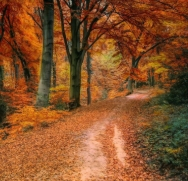
#> input picture assets/style_samples/Autumn Leaves.jpeg, 188 x 181 px
$ python -i image_processing.py   (imports and definitions only)   (older library calls are emulated)
#> lines starting #> are read from the running program, lines starting #| are printed output that depends on the picture
#> further down, picture is the input picture: shape (181, 188, 3); mean B, G, R 41.5, 80.5, 133.2
import base64
import io
import os
import uuid

import cv2
import numpy as np
import streamlit as st
from PIL import Image, ImageEnhance, ImageFilter, ImageOps
from streamlit.components.v1 import html as components_html

from utils.cartoonization import (
    CartoonParams,
    create_classic_cartoon,
    compare_original_and_cartoon,
    create_base_cartoon_effect,
    documented_style_settings,
    recommended_style_params,
)
from utils.edge_detection import EdgeParams, detect_cartoon_edges, recommended_params
from utils.image_upload import MAX_UPLOAD_SIZE_MB, process_and_save_upload, remove_temp_file


# [1 line not run here, left out]

# [6 lines that did not run here, left out]

# [3 lines not run here, left out]

# [2 lines that did not run here, left out]
# [2 lines that did not run here, left out]
# [2 lines that did not run here, left out]
# [2 lines that did not run here, left out]
# [2 lines that did not run here, left out]
# [2 lines that did not run here, left out]
# [2 lines that did not run here, left out]
# [2 lines that did not run here, left out]

# --- Sidebar ---
# [1 line that did not run here, left out]

# [34 lines not run here, left out]


# [52 lines left out: functions _get_mime_type, _to_data_uri, _build_processed_preview, _encoded_bytes_for_download, not called in this run]


def _apply_sketch_style(image_bgr: np.ndarray) -> np.ndarray:
    gray = cv2.cvtColor(image_bgr, cv2.COLOR_BGR2GRAY)
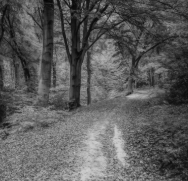
#> gray: shape (181, 188); min 4, max 207, mean 91.8
    inv = 255 - gray
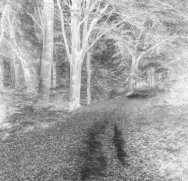
#> inv: shape (181, 188); min 48, max 251, mean 163.2
    blur = cv2.GaussianBlur(inv, (21, 21), 0)
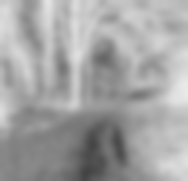
#> blur: shape (181, 188); min 67, max 233, mean 163.2
    sketch = cv2.divide(gray, 255 - blur, scale=256)
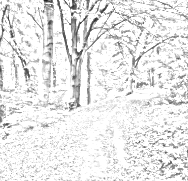
#> sketch: shape (181, 188); min 33, max 255, mean 231.7
    return cv2.cvtColor(sketch, cv2.COLOR_GRAY2BGR)


# [170 lines left out: functions _apply_pencil_color_style, _build_side_by_side_rgb, _slider_frame_size, _apply_ai_style_preview, not called in this run]


# [181 lines not run here, left out]

account_status = "Active"
# [954 lines not run here, left out]

>>> import cv2
>>> picture = cv2.imread('../assets/style_samples/Autumn Leaves.jpeg')
>>> result = _apply_sketch_style(picture)

$ run again, on assets/style_samples/Bokeh.jpeg
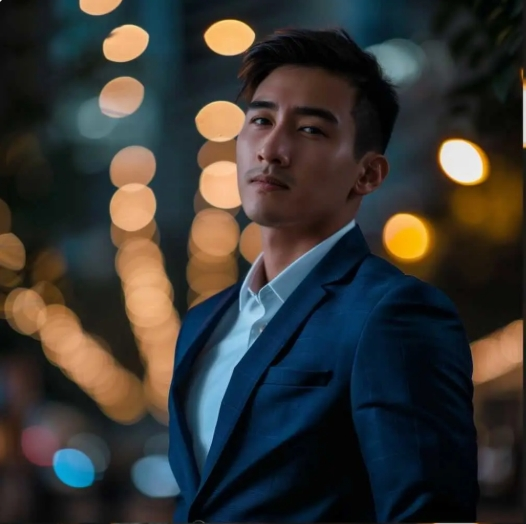
#> input picture assets/style_samples/Bokeh.jpeg, 526 x 524 px
#> picture is the input picture: shape (524, 526, 3); mean B, G, R 51.4, 54.2, 55.2
#> in _apply_sketch_style, `blur = cv2.GaussianBlur(inv, (21, 21), 0)`:
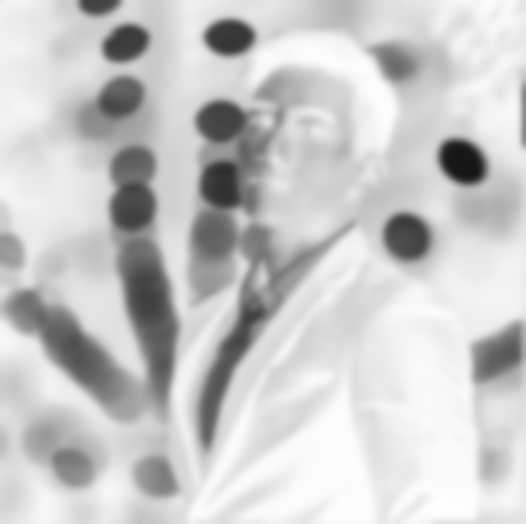
#> blur: shape (524, 526); min 21, max 255, mean 200.8
#> in _apply_sketch_style, `sketch = cv2.divide(gray, 255 - blur, scale=256)`:
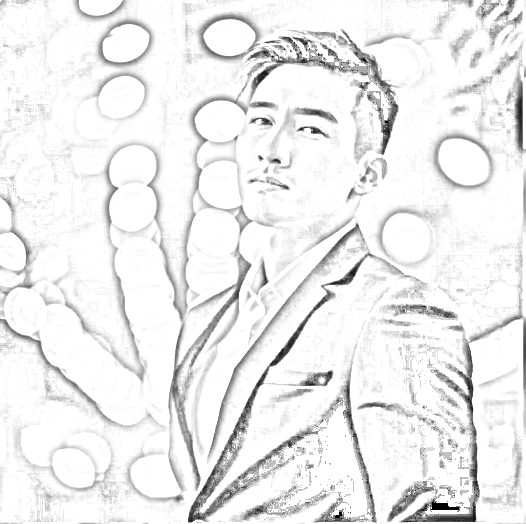
#> sketch: shape (524, 526); min 0, max 255, mean 237
